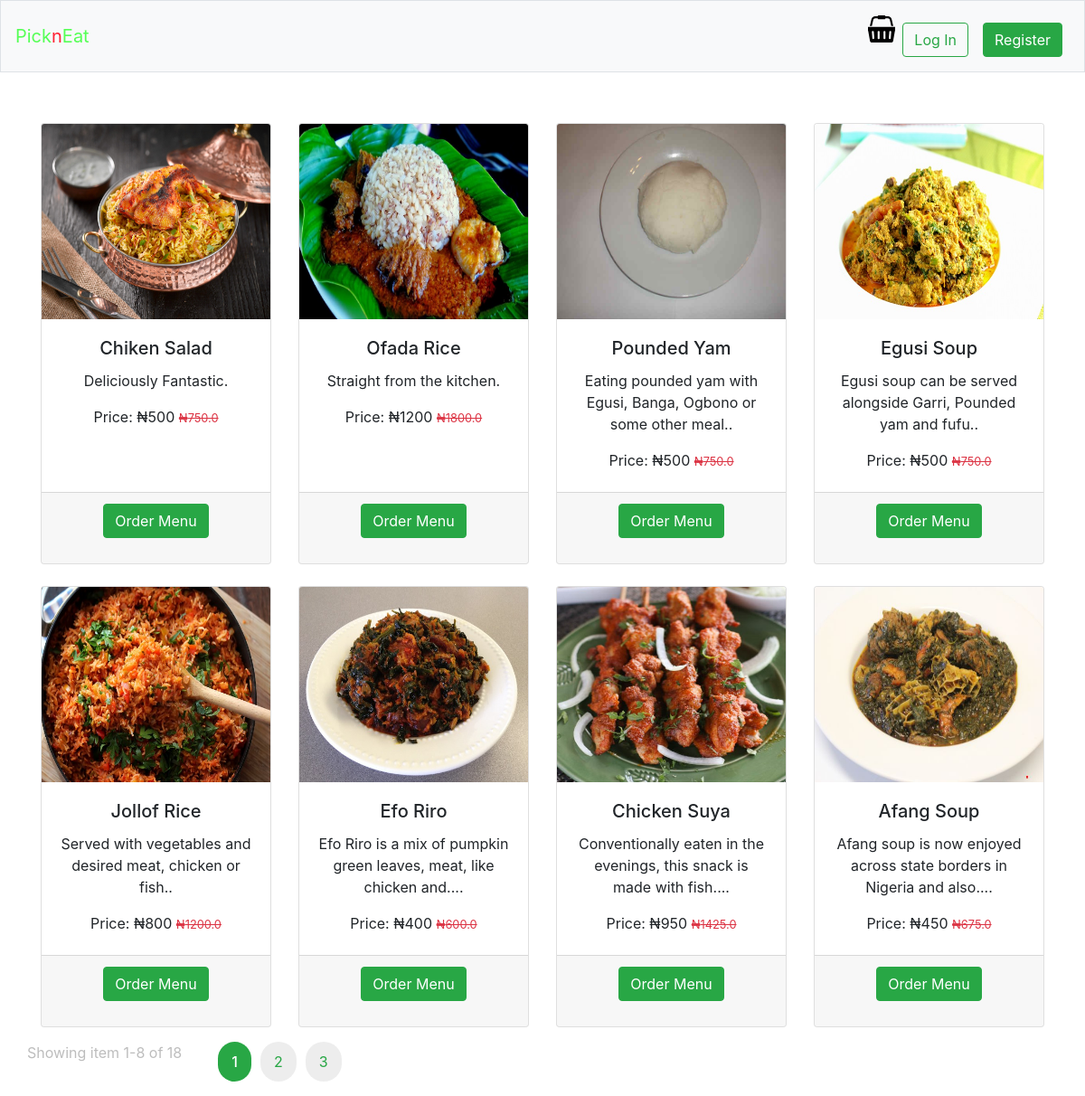
Screenshot of /browse with the database file from the repository.
### tables this page shows
CREATE TABLE "menu" (
	"id"	INTEGER NOT NULL PRIMARY KEY AUTOINCREMENT UNIQUE,
	"image"	TEXT NOT NULL,
	"vendor"	TEXT NOT NULL,
	"status"	TEXT NOT NULL DEFAULT 'available',
	"vendor_status"	TEXT NOT NULL DEFAULT 'active',
	"time_stamp"	TEXT NOT NULL,
	"name"	TEXT NOT NULL,
	"price"	NUMERIC NOT NULL,
	"description"	TEXT
);

### router/router.py (the view)
    @app.route("/browse", methods=["GET", "POST"])
    def view_menu():
        return view_menu_handler(request, database)

### application.py (called while the page is built)
@app.after_request
def after_request(response):
    response.headers["Cache-Control"] = "no-cache, no-store, must-revalidate"
    response.headers["Expires"] = 0
    response.headers["Pragma"] = "no-cache"
    return response

### controllers/menu.py (called while the page is built)
def view_menu_handler(request, database):
    if request.method == "GET":
        menus = database.execute("SELECT * FROM menu WHERE status = 'available'")
        return render_template("all_menus.html", menus = menus)

### templates/all_menus.html (shortened to what this page needs)
{% if session.get("username") %}
    {%extends "layout2.html" %}
{% else %}
    {%extends "layout.html" %}
{% endif %}
{% block main %}
<div class="container ">
  <div class="row items-container mt-5">
      {% for menu in menus %}
        <div class="col-md-3 col-sm-12 mt-2 mb-3 text-center item item-visible">
          <div class="card menu-card">
                <img src={{menu["image"]}}  type="submit" class="card-img-top menu-card-head" alt="Preview Unavailiable">
                <div class="card-body">
                  <h5 class="card-title">{{menu["name"]}}</h5>
                    <p class="card-text">{{menu["description"] | truncate(70)}}.</p>
                  <p class="card-text">Price: &#8358;{{menu["price"]}} <small class="text-danger"><strike>&#8358;{{menu["price"] * 1.5}}</strike></small></p>
                </div>
                <div class="card-footer">
                    <p><a href="/order_menu/{{menu['id']}}" class="btn btn-success">Order Menu</a></p>
                </div>
            </div>
          </div>
      {% endfor %}
    </div>
    <div class="row">
      <div class="pagination-indicator"></div>
      <ul class="pagination-container"></ul>
    </div>
</div>
{% endblock %}

### templates/layout.html (shortened to what this page needs)
<!DOCTYPE html>
<html lang="en">
<head>
    <link href="https://maxcdn.bootstrapcdn.com/bootstrap/4.1.3/css/bootstrap.min.css" rel="stylesheet">
    <link href="/static/styles.css" rel="stylesheet">
</head>
{% block body%}
<body>
{% endblock %}
    <nav class="navbar navbar-expand-md navbar-light bg-light border">
            <a class="navbar-brand" href="/"><span class="green">Pick</span><span class="white">n</span><span class="green">Eat</span><span class="green"></a>
            <div class="collapse navbar-collapse" id="navbar">
                    <ul class="navbar-nav ml-auto mt-2">
                        <li class="nav-item" onclick="guest_cart()">
                            <span><?xml version="1.0" ?>
                            <sup class="cart" id="cart"></sup></span>
                        </li>
                        <li class="nav-item"><a class="nav-link" href="/login"><span class="btn btn-outline-success">Log In</span></a></li>
                        <li class="nav-item"><a class="nav-link" href="/register"><span class="btn btn-success"> Register </span></a></li>
                    </ul>
            </div>
    </nav>
        <div>
            {% block main %}{% endblock main %}
    </div>
</body>
</html>

### static/styles.css (style rules this page uses)
.green { color: #5f5; }
.white { color: #f23; }
nav { background-color: yellow; }
a:link { text-decoration: none; }
.menu-card-head { max-height: 13.5rem; min-height: 13.5rem; }
.menu-card { min-height: 30.5rem; max-height: 30.5rem; }
.items-container { margin-top: 50px; min-height: 160px; }
.pagination-indicator { display: block; font-size: 16px; color: rgb(189, 189, 189); text-align: left; }
.pagination-container { list-style: none; }

### rows the page displays
menu: image (picture), name "Chiken Salad", description "Deliciously Fantastic", price "500", menu['price']*1.5 "750.0"
menu: image (picture), name "Ofada Rice", description "Straight from the kitchen", price "1200", menu['price']*1.5 "1800.0"
menu: image (picture), name "Pounded Yam", description "Eating pounded yam with Egusi, Banga, Ogbono or some other meal.", price "500", menu['price']*1.5 "750.0"
menu: image (picture), name "Egusi Soup", description "Egusi soup can be served alongside Garri, Pounded yam and fufu.", price "500", menu['price']*1.5 "750.0"
menu: image (picture), name "Jollof Rice", description "Served with vegetables and desired meat, chicken or fish.", price "800", menu['price']*1.5 "1200.0"
menu: image (picture), name "Efo Riro", description "Efo Riro is a mix of pumpkin green leaves, meat, like chicken and...", price "400", menu['price']*1.5 "600.0"
menu: image (picture), name "Chicken Suya", description "Conventionally eaten in the evenings, this snack is made with fish...", price "950", menu['price']*1.5 "1425.0"
menu: image (picture), name "Afang Soup", description "Afang soup is now enjoyed across state borders in Nigeria and also...", price "450", menu['price']*1.5 "675.0"
